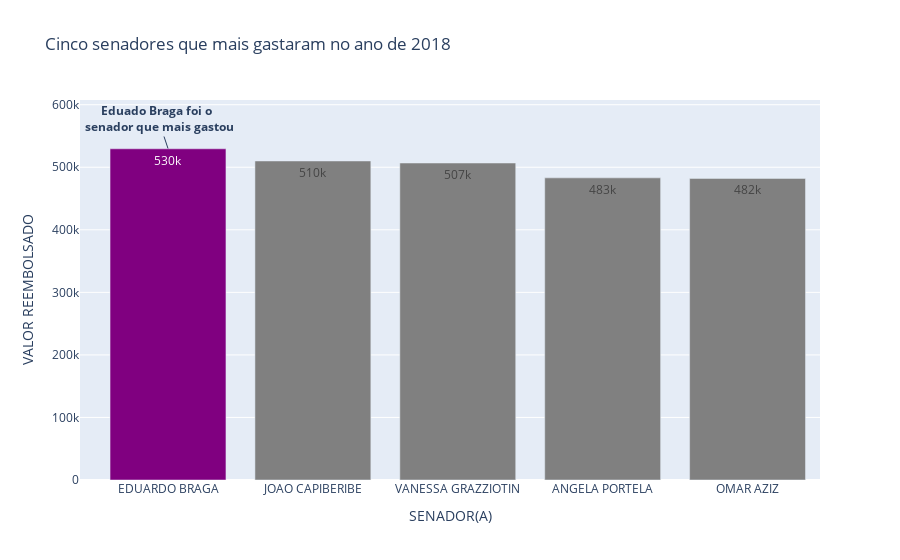

Notebook code for this chart:
### Code cell
cores = ['gray' for x in range(5)]
cores[0] = 'purple'

fig = px.bar(df_senador, x = df_senador.index, y='VALOR_REEMBOLSADO',
            text_auto = '0.3s',title = 'Cinco senadores que mais gastaram no ano de 2018',
            labels = {'VALOR_REEMBOLSADO':'VALOR REEMBOLSADO', 'SENADOR':'SENADOR(A)'})
fig.update_traces(marker_color = cores)
fig.add_annotation(x ='EDUARDO BRAGA', y = 530e3, text ='<b>Eduado Braga foi o <br> senador que mais gastou')
fig.show()

### Figure 1 — Plotly figure (JSON) as saved in the notebook; plotly's stock layout.template omitted (floating-point values rounded to 4 significant figures)
{"data": [{"alignmentgroup": "True", "hovertemplate": "SENADOR(A)=%{x}<br>VALOR REEMBOLSADO=%{y}<extra></extra>", "legendgroup": "", "marker": {"color": ["purple", "gray", "gray", "gray", "gray"], "pattern": {"shape": ""}}, "name": "", "offsetgroup": "", "orientation": "v", "showlegend": false, "textposition": "auto", "texttemplate": "%{y:0.3s}", "type": "bar", "x": ["EDUARDO BRAGA", "JOAO CAPIBERIBE", "VANESSA GRAZZIOTIN", "ANGELA PORTELA", "OMAR AZIZ"], "xaxis": "x", "y": [529500.0, 510000.0, 506800.0, 483100.0, 482200.0], "yaxis": "y"}], "layout": {"annotations": [{"text": "<b>Eduado Braga foi o <br> senador que mais gastou", "x": "EDUARDO BRAGA", "y": 530000}], "barmode": "relative", "legend": {"tracegroupgap": 0}, "title": {"text": "Cinco senadores que mais gastaram no ano de 2018"}, "xaxis": {"anchor": "y", "domain": [0, 1], "title": {"text": "SENADOR(A)"}}, "yaxis": {"anchor": "x", "domain": [0, 1], "title": {"text": "VALOR REEMBOLSADO"}}}}
